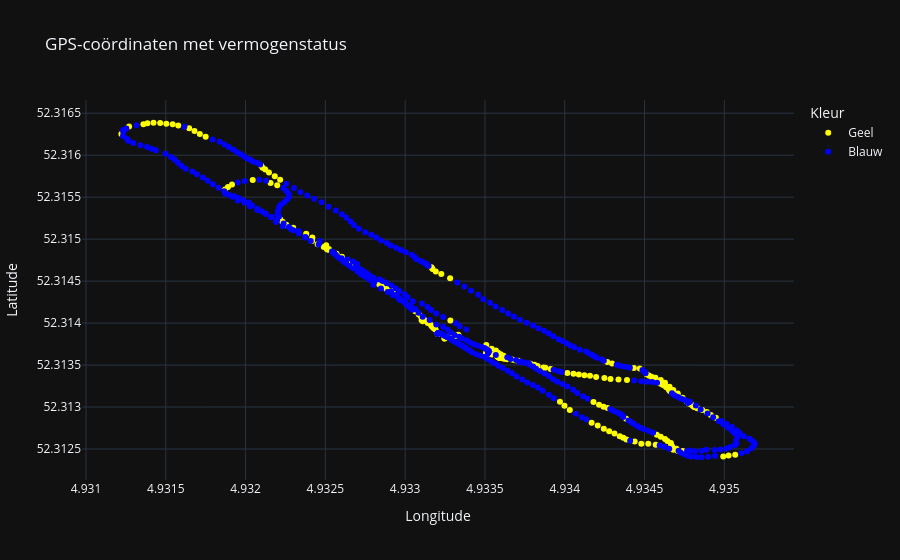

Notebook code for this chart:
### Code cell
"""
    Maakt een interactieve scatterplot van GPS-coördinaten met kleuren die afhankelijk zijn van het geleverde vermogen.
    Optioneel kunnen aangepaste punten worden toegevoegd.

    Parameters:
    df (pd.DataFrame): DataFrame met de kolommen 'GPS longitude, in graden', 'GPS latitude, in graden' en 'Vermogen geleverd aan de motor (W)'.
    custom_points (list of tuples, optional): Lijst met tuples met (longitude, latitude) coördinaten voor extra punten. Standaard is None.

    Returns:
    Geel = geen vermogen
    Blauw = Wel vermogen
    Rood = Zelf ingevoerde punten
    """

# Aanroepen van de functie met aangepaste punten
lib.plot_gps_power(filtered_by_gps_time, custom_points=0)

### Figure 1 — Plotly figure (JSON) as saved in the notebook; plotly's stock layout.template omitted (floating-point values rounded to 4 significant figures; data arrays with more than 128 entries replaced by an {"elided": "..."} marker saying what was removed)
{"data": [{"customdata": {"elided": "554x3 float values"}, "hovertemplate": "Kleur=Geel<br>Longitude=%{x}<br>Latitude=%{y}<br>row_index=%{customdata[0]}<br>Vermogen geleverd aan de motor (W)=%{customdata[1]}<br>Wielsnelheid, in km/h=%{customdata[2]}<extra></extra>", "legendgroup": "Geel", "marker": {"color": "yellow", "symbol": "circle"}, "mode": "markers", "name": "Geel", "orientation": "v", "showlegend": true, "x": {"elided": "554 float values"}, "xaxis": "x", "y": {"elided": "554 float values"}, "yaxis": "y", "type": "scatter"}, {"customdata": {"elided": "419x3 float values"}, "hovertemplate": "Kleur=Blauw<br>Longitude=%{x}<br>Latitude=%{y}<br>row_index=%{customdata[0]}<br>Vermogen geleverd aan de motor (W)=%{customdata[1]}<br>Wielsnelheid, in km/h=%{customdata[2]}<extra></extra>", "legendgroup": "Blauw", "marker": {"color": "blue", "symbol": "circle"}, "mode": "markers", "name": "Blauw", "orientation": "v", "showlegend": true, "x": {"elided": "419 float values"}, "xaxis": "x", "y": {"elided": "419 float values"}, "yaxis": "y", "type": "scatter"}], "layout": {"xaxis": {"anchor": "y", "domain": [0.0, 1.0], "title": {"text": "Longitude"}}, "yaxis": {"anchor": "x", "domain": [0.0, 1.0], "title": {"text": "Latitude"}}, "legend": {"title": {"text": "Kleur"}, "tracegroupgap": 0}, "title": {"text": "GPS-coördinaten met vermogenstatus"}}}
